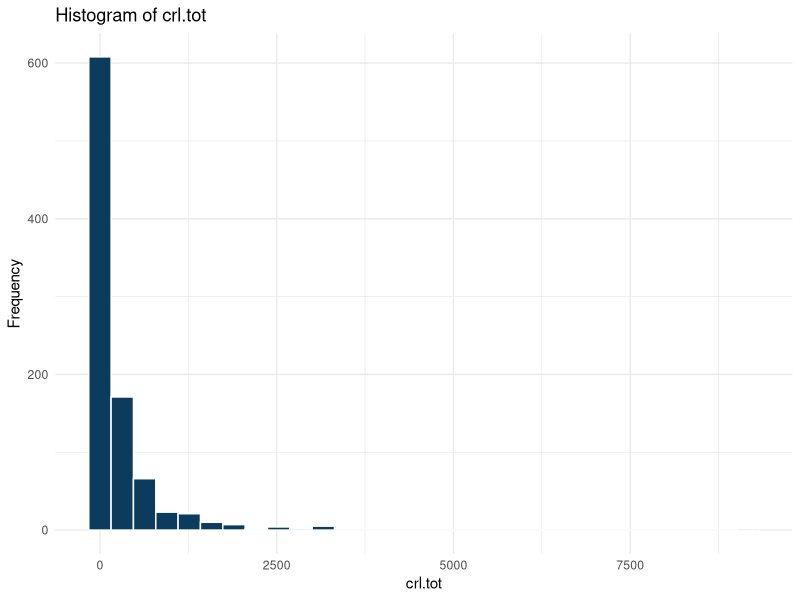
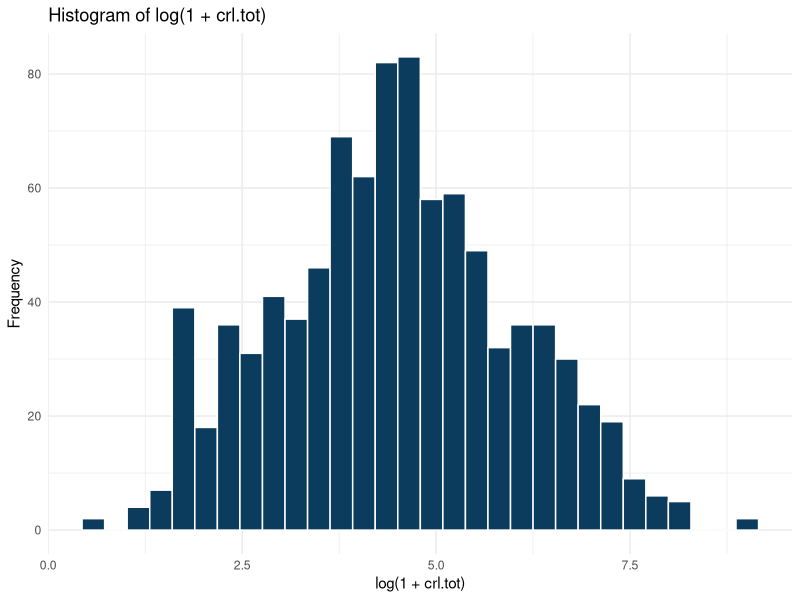
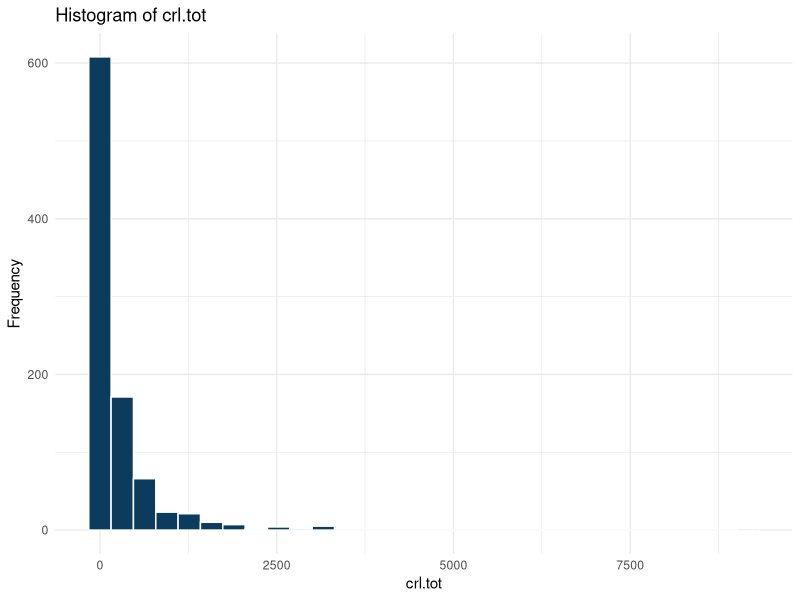
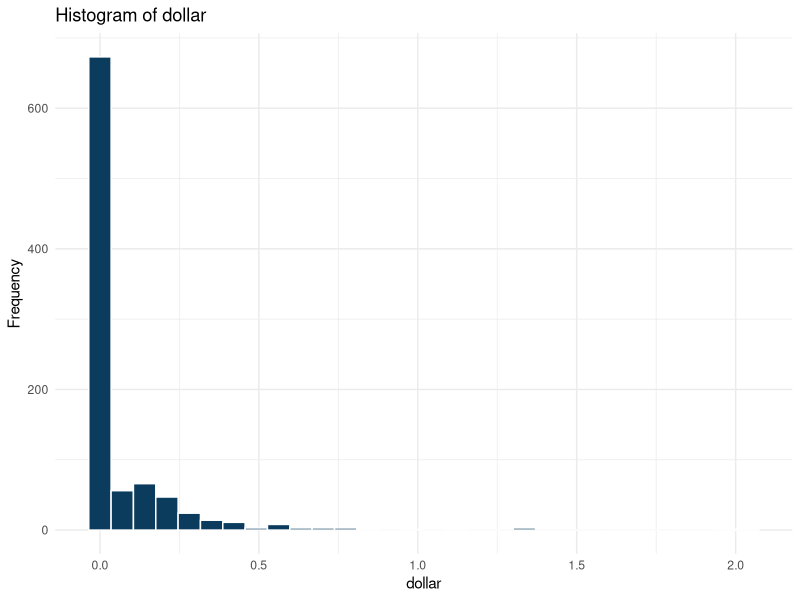
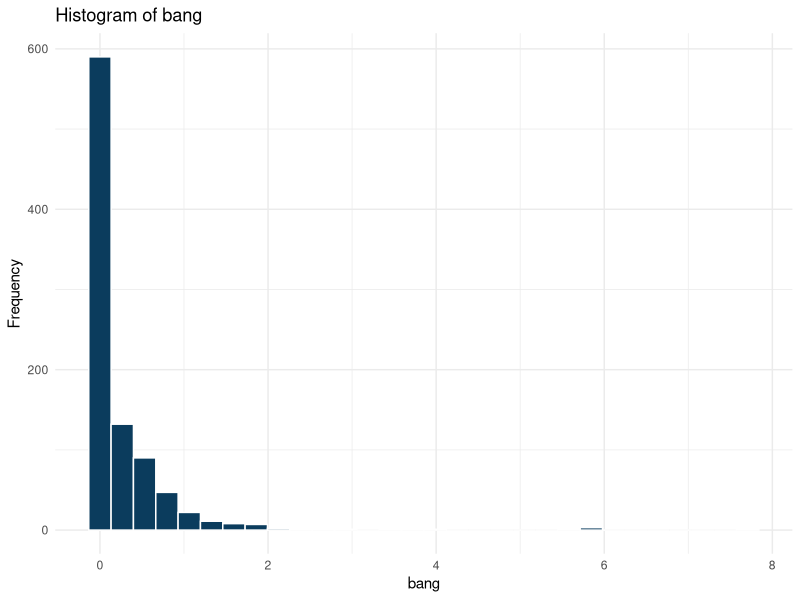
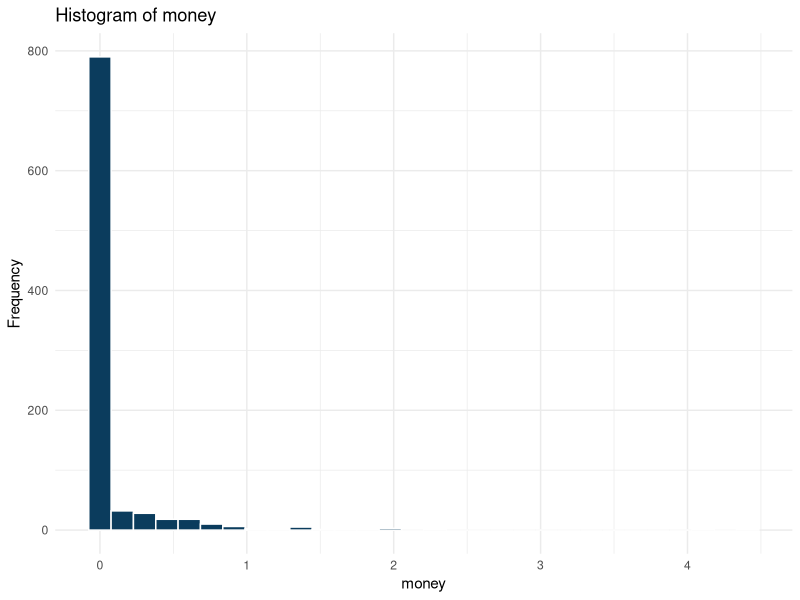
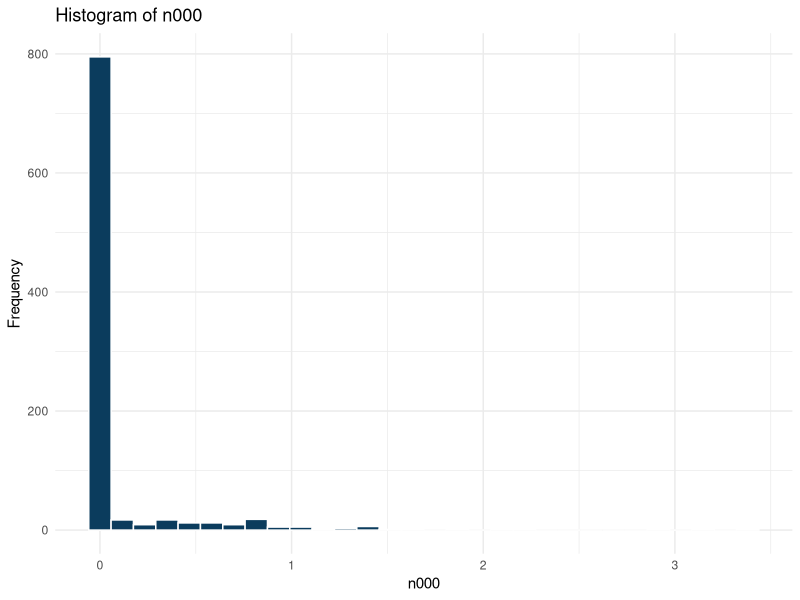
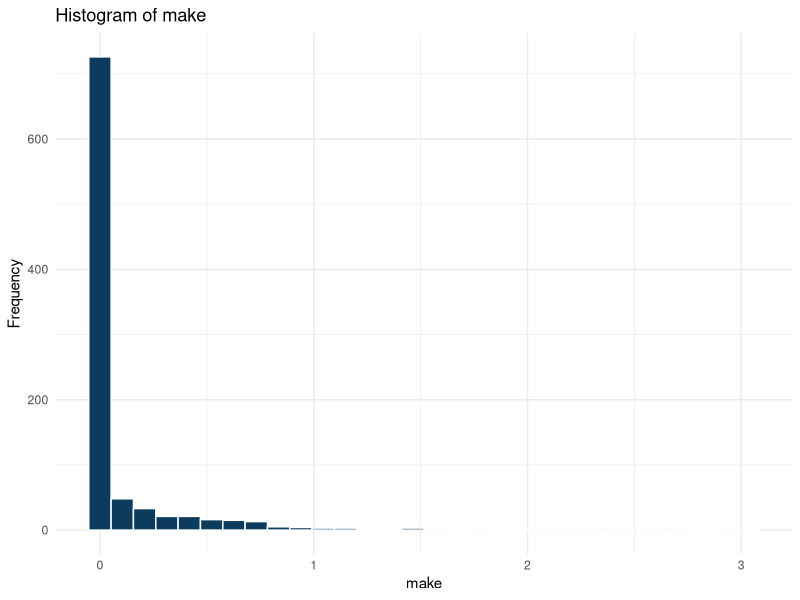

These charts were generated, in order, by the following R code:
## ---- chunk 1
#| warning:false
library(tidyverse)
df <- read.csv("dataset21.csv")
glimpse(df)
any(is.na(df))
## ---- chunk 2
ggplot(df, aes(x = crl.tot)) +
  geom_histogram(
    bins = 30,
    fill = "#0B3C5D",
    color = "white"
  ) +
  labs(
    title = "Histogram of crl.tot",
    x = "crl.tot",
    y = "Frequency"
  ) +
  theme_minimal()

## ---- chunk 3
df <- df %>%
  mutate(
    yesno = factor(yesno, levels = c("n", "y")),
    spam_num = ifelse(yesno == "y", 1, 0),
    log_crl_tot = log1p(crl.tot)
  )
table(df$yesno)
prop.table(table(df$yesno))

## ---- chunk 4
ggplot(df, aes(x = log_crl_tot)) +
  geom_histogram(
    bins = 30,
    fill = "#0B3C5D",
    color = "white"
  ) +
  labs(
    title = "Histogram of log(1 + crl.tot)",
    x = "log(1 + crl.tot)",
    y = "Frequency"
  ) +
  theme_minimal()
## ---- chunk 5

num_vars <- c("crl.tot", "dollar", "bang", "money", "n000", "make")

for (v in num_vars) {
  print(
    ggplot(df, aes_string(x = v)) +
      geom_histogram(
        bins = 30,
        fill = "#0B3C5D",
        color = "white"
      ) +
      labs(
        title = paste("Histogram of", v),
        x = v,
        y = "Frequency"
      ) +
      theme_minimal()
  )
}
## ---- chunk 6

for (v in num_vars) {
  print(
    ggplot(df, aes_string(x = "yesno", y = v, fill = "yesno")) +
      geom_boxplot(show.legend = FALSE) +
      labs(
        title = paste("Boxplot of", v, "by Email Class"),
        x = "Email Class",
        y = v
      ) +
      theme_minimal()
  )
}
ggplot(df, aes(x = yesno, y = log_crl_tot, fill = yesno)) +
  geom_boxplot(show.legend = FALSE) +
  labs(
    title = "Boxplot of log(1 + crl.tot) by Email Class",
    x = "Email Class",
    y = "log(1 + crl.tot)"
  ) +
  theme_minimal()
## ---- chunk 7

glimpse(df)
summary(df)
## ---- chunk 8

mod1 <- glm(
  yesno ~ log_crl_tot + dollar + bang + money + n000 + make,
  data = df,
  family = binomial
)
summary(mod1)
library(broom)
tidy(mod1, conf.int = TRUE, exponentiate = TRUE)
## ---- chunk 9

df$pred_prob <- predict(mod1, type = "response")
df$pred_class <- ifelse(df$pred_prob > 0.5, "y", "n")
df$pred_class <- factor(df$pred_class, levels = c("n", "y"))
head(df[, c("yesno", "pred_prob", "pred_class")])
table(df$pred_class)
table(Predicted = df$pred_class, Actual = df$yesno)
library(caret)
confusionMatrix(df$pred_class, df$yesno, positive = "y")
## ---- chunk 10

library(pROC)
roc_obj <- roc(response = df$yesno, predictor = df$pred_prob, levels = c("n", "y"))
plot(roc_obj, main = "ROC Curve for GLM")
auc(roc_obj)
## ---- chunk 11

mod2 <- glm(
  yesno ~ log_crl_tot + dollar + bang + money + n000,
  data = df,
  family = binomial
)

summary(mod2)
AIC(mod1, mod2)
anova(mod1, mod2, test = "Chisq")
## ---- chunk 12

df$pred_prob2 <- predict(mod2, type = "response")
df$pred_class2 <- ifelse(df$pred_prob2 > 0.5, "y", "n")
df$pred_class2 <- factor(df$pred_class2, levels = c("n", "y"))

library(caret)
confusionMatrix(df$pred_class2, df$yesno, positive = "y")
